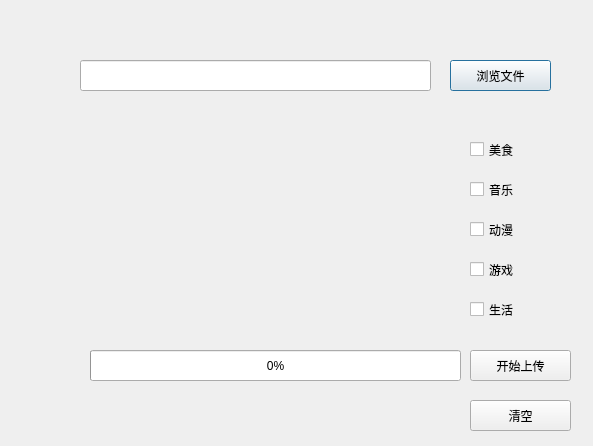
<?xml version="1.0" encoding="UTF-8"?>
<ui version="4.0">
 <class>upload_file</class>
 <widget class="QDialog" name="upload_file">
  <property name="geometry">
   <rect>
    <x>0</x>
    <y>0</y>
    <width>593</width>
    <height>446</height>
   </rect>
  </property>
  <property name="windowTitle">
   <string>Dialog</string>
  </property>
  <widget class="QPushButton" name="pb_find">
   <property name="geometry">
    <rect>
     <x>450</x>
     <y>60</y>
     <width>101</width>
     <height>31</height>
    </rect>
   </property>
   <property name="text">
    <string>浏览文件</string>
   </property>
  </widget>
  <widget class="QLineEdit" name="le_file">
   <property name="geometry">
    <rect>
     <x>80</x>
     <y>60</y>
     <width>351</width>
     <height>31</height>
    </rect>
   </property>
   <property name="readOnly">
    <bool>true</bool>
   </property>
  </widget>
  <widget class="QProgressBar" name="pgb_set">
   <property name="geometry">
    <rect>
     <x>90</x>
     <y>350</y>
     <width>371</width>
     <height>31</height>
    </rect>
   </property>
   <property name="value">
    <number>0</number>
   </property>
  </widget>
  <widget class="QPushButton" name="pb_upload">
   <property name="geometry">
    <rect>
     <x>470</x>
     <y>350</y>
     <width>101</width>
     <height>31</height>
    </rect>
   </property>
   <property name="text">
    <string>开始上传</string>
   </property>
  </widget>
  <widget class="QCheckBox" name="cb_food">
   <property name="geometry">
    <rect>
     <x>470</x>
     <y>140</y>
     <width>91</width>
     <height>19</height>
    </rect>
   </property>
   <property name="text">
    <string>美食</string>
   </property>
  </widget>
  <widget class="QCheckBox" name="cb_music">
   <property name="geometry">
    <rect>
     <x>470</x>
     <y>180</y>
     <width>91</width>
     <height>19</height>
    </rect>
   </property>
   <property name="text">
    <string>音乐</string>
   </property>
  </widget>
  <widget class="QCheckBox" name="cb_cartoon">
   <property name="geometry">
    <rect>
     <x>470</x>
     <y>220</y>
     <width>91</width>
     <height>19</height>
    </rect>
   </property>
   <property name="text">
    <string>动漫</string>
   </property>
  </widget>
  <widget class="QCheckBox" name="cb_game">
   <property name="geometry">
    <rect>
     <x>470</x>
     <y>260</y>
     <width>91</width>
     <height>19</height>
    </rect>
   </property>
   <property name="text">
    <string>游戏</string>
   </property>
  </widget>
  <widget class="QCheckBox" name="cb_life">
   <property name="geometry">
    <rect>
     <x>470</x>
     <y>300</y>
     <width>91</width>
     <height>19</height>
    </rect>
   </property>
   <property name="text">
    <string>生活</string>
   </property>
  </widget>
  <widget class="QPushButton" name="pb_clear">
   <property name="geometry">
    <rect>
     <x>470</x>
     <y>400</y>
     <width>101</width>
     <height>31</height>
    </rect>
   </property>
   <property name="text">
    <string>清空</string>
   </property>
  </widget>
 </widget>
 <resources/>
 <connections/>
</ui>
